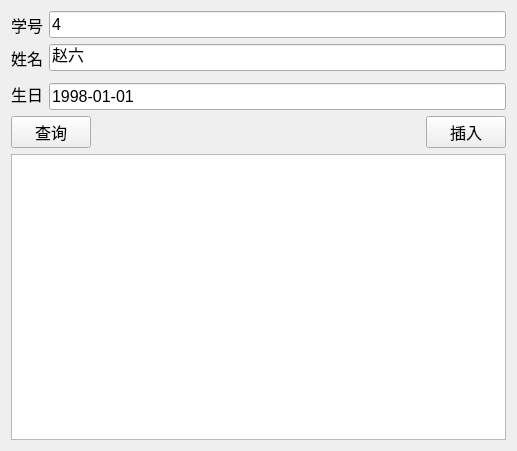
<?xml version="1.0" encoding="UTF-8"?>
<ui version="4.0">
 <class>Widget</class>
 <widget class="QWidget" name="Widget">
  <property name="geometry">
   <rect>
    <x>0</x>
    <y>0</y>
    <width>517</width>
    <height>451</height>
   </rect>
  </property>
  <property name="windowTitle">
   <string>Widget</string>
  </property>
  <layout class="QGridLayout" name="gridLayout_2">
   <item row="0" column="0" colspan="2">
    <layout class="QVBoxLayout" name="verticalLayout">
     <item>
      <layout class="QGridLayout" name="gridLayout">
       <item row="0" column="0">
        <widget class="QLabel" name="label">
         <property name="font">
          <font>
           <pointsize>12</pointsize>
          </font>
         </property>
         <property name="text">
          <string>学号</string>
         </property>
        </widget>
       </item>
       <item row="0" column="1">
        <widget class="QLineEdit" name="idLineEdit">
         <property name="font">
          <font>
           <pointsize>12</pointsize>
          </font>
         </property>
         <property name="text">
          <string>4</string>
         </property>
        </widget>
       </item>
       <item row="1" column="0">
        <widget class="QLabel" name="label_4">
         <property name="font">
          <font>
           <pointsize>12</pointsize>
          </font>
         </property>
         <property name="text">
          <string>姓名</string>
         </property>
        </widget>
       </item>
       <item row="1" column="1">
        <widget class="QLineEdit" name="nameLineEdit">
         <property name="font">
          <font>
           <pointsize>12</pointsize>
          </font>
         </property>
         <property name="text">
          <string>赵六</string>
         </property>
        </widget>
       </item>
       <item row="2" column="0" rowspan="2">
        <widget class="QLabel" name="label_5">
         <property name="font">
          <font>
           <pointsize>12</pointsize>
          </font>
         </property>
         <property name="text">
          <string>生日</string>
         </property>
        </widget>
       </item>
       <item row="3" column="1">
        <widget class="QLineEdit" name="birthLineEdit">
         <property name="font">
          <font>
           <pointsize>12</pointsize>
          </font>
         </property>
         <property name="text">
          <string>1998-01-01</string>
         </property>
        </widget>
       </item>
      </layout>
     </item>
     <item>
      <layout class="QHBoxLayout" name="horizontalLayout">
       <item>
        <widget class="QPushButton" name="queryPushButton">
         <property name="font">
          <font>
           <pointsize>12</pointsize>
          </font>
         </property>
         <property name="text">
          <string>查询</string>
         </property>
        </widget>
       </item>
       <item>
        <spacer name="horizontalSpacer">
         <property name="orientation">
          <enum>Qt::Horizontal</enum>
         </property>
         <property name="sizeHint" stdset="0">
          <size>
           <width>40</width>
           <height>20</height>
          </size>
         </property>
        </spacer>
       </item>
       <item>
        <widget class="QPushButton" name="insertPushButton">
         <property name="font">
          <font>
           <pointsize>12</pointsize>
          </font>
         </property>
         <property name="text">
          <string>插入</string>
         </property>
        </widget>
       </item>
      </layout>
     </item>
     <item>
      <widget class="QTableView" name="tableView"/>
     </item>
    </layout>
   </item>
  </layout>
 </widget>
 <layoutdefault spacing="6" margin="11"/>
 <resources/>
 <connections/>
</ui>
